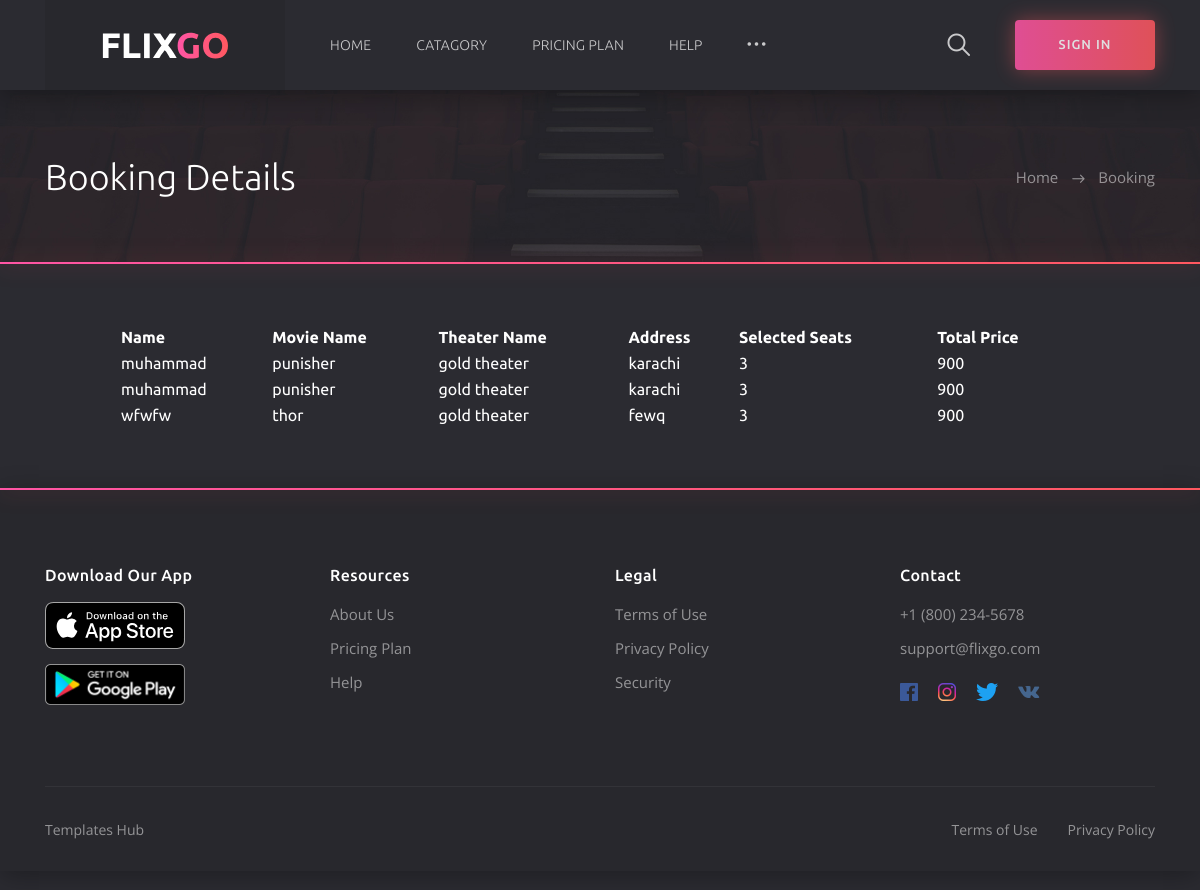
The page /MainLayout/Bookingdetail.php on the database its author committed.
### tables this page shows
CREATE TABLE `booking_table` (
  `ID` int(11) NOT NULL,
  `Theater_Name` varchar(225) NOT NULL,
  `Movie_Name` varchar(225) NOT NULL,
  `First_Name` varchar(225) NOT NULL,
  `Last_Name` varchar(225) NOT NULL,
  `Seates_Number` int(11) NOT NULL,
  `address_1` varchar(500) NOT NULL,
  `address_2` varchar(500) NOT NULL,
  `Price` varchar(225) NOT NULL,
  `t_price` varchar(225) NOT NULL,
  `Select_Seat` int(11) NOT NULL
);

### MainLayout/Bookingdetail.php (the view, shortened to what this page needs)
<?php include 'header.php'; ?>
<?php include 'connection.php'; ?>
	<section class="section section--first section--bg" data-bg="assets/img/section/section.jpg">
		<div class="container">
			<div class="row">
				<div class="col-12">
					<div class="section__wrap">
						<h1 class="section__title">Booking Details</h1>
						<ul class="breadcrumb">
							<li class="breadcrumb__item"><a href="#">Home</a></li>
							<li class="breadcrumb__item breadcrumb__item--active">Booking</li>
						</ul>
					</div>
				</div>
			</div>
		</div>
	</section>
    <?php
    $querys = 'select * from booking_table';
    ($res = mysqli_query($con, $querys)) or die('Incorrect Query!!');
    ?>
<div class="section">
					<table class=" container table table-dark  table-bordered table-striped" style = "width:80%; color:white">
                        <thead>
                            <tr>
                                <th>Name</th>
                                <th>Movie Name</th>
                                <th>Theater Name</th>
                                <th>Address</th>
                                <th>Selected Seats</th>
                                <th>Total Price</th>
                            </tr>
                        </thead>
                        <tbody>
                            <?php while ($data = mysqli_fetch_assoc($res)) {
                                echo '<tr>'; ?>
                                    <td><?= $data['First_Name'] ?></td>
                                    <td><?= $data['Movie_Name'] ?></td>
                                    <td><?= $data['Theater_Name'] ?></td>
                                    <td><?= $data['address_1'] ?></td>
                                    <td><?= $data['Select_Seat'] ?></td>
                                    <td><?= $data['t_price'] ?></td>
                            <?php echo '</tr>';
                            } ?>
                        </tbody>
                    </table>
	</div>
<?php include 'footer.php'; ?>

### rows shown on the page
booking_table: First_Name "muhammad", Movie_Name "punisher", Theater_Name "gold theater", address_1 "karachi", Select_Seat "3", t_price "900"
booking_table: First_Name "muhammad", Movie_Name "punisher", Theater_Name "gold theater", address_1 "karachi", Select_Seat "3", t_price "900"
booking_table: First_Name "wfwfw", Movie_Name "thor", Theater_Name "gold theater", address_1 "fewq", Select_Seat "3", t_price "900"
